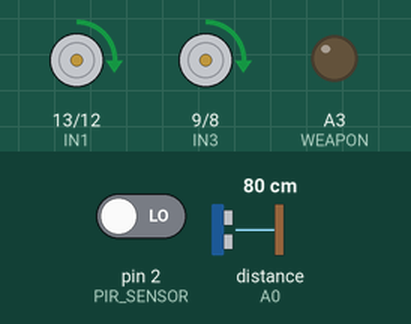
This sketch was run on a simulated Arduino Uno, built with avr-gcc and run on an emulated ATmega328P. On the bench: motor-driver pin pairs drawn as motors (green arrow = first pin HIGH = forward, orange = second pin HIGH = backward, longer = more drive, scaled by the enable pin), output pins drawn as LEDs (lit = HIGH). Wiring (inferred from the names in the program): ultrasonic range finder: trigger A0; echo A0. The test bench sets the inputs (shaded band); at power-on: distance to the obstacle (sensor on A0) 80 cm, pin 2 (PIR_SENSOR) LOW. The echo pulse lasts 58.3 µs per cm.

Above: at 1.2 s.
1.3 s: distance to the obstacle (sensor on A0) set to 2 cm
At 2.4 s:
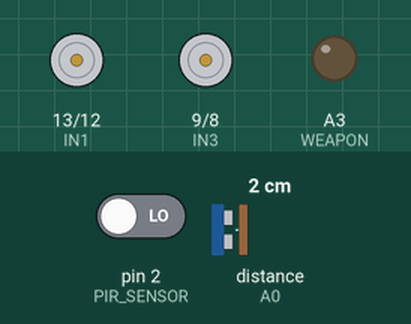
2.8 s: pin 2 (PIR_SENSOR) driven HIGH
4.3 s: distance to the obstacle (sensor on A0) set to 10 cm
5.8 s: distance to the obstacle (sensor on A0) set to 13 cm
At 7.0 s:
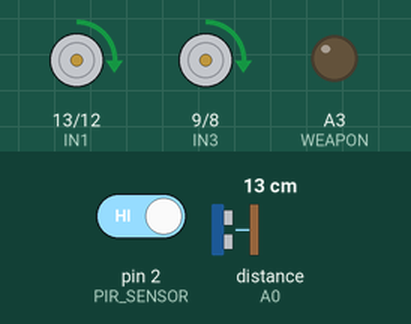
7.3 s: distance to the obstacle (sensor on A0) set to 120 cm
At 8.3 s:
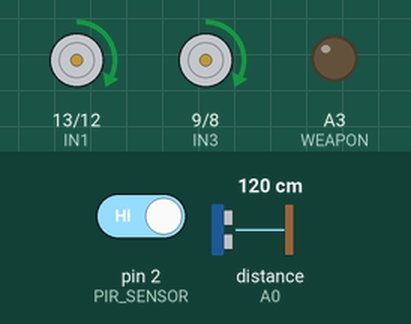
8.8 s: distance to the obstacle (sensor on A0) set to 250 cm
At 9.8 s:
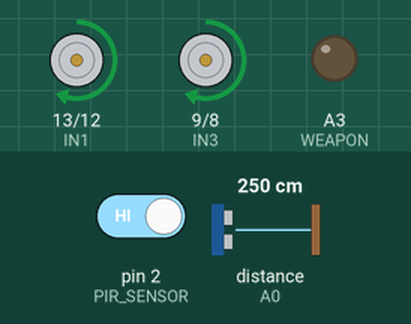
Timing chart, 0 to 11.3 s (numbered marks = the images above; inputs shaded):
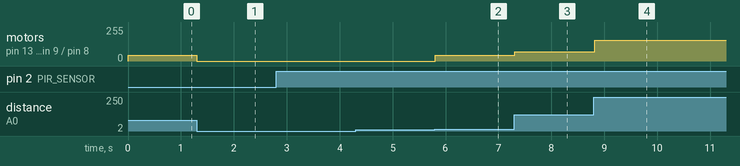

Measured:
- the behaviour switches between 11 and 12 cm on distance to the obstacle (sensor on A0) (found by bisection; images 1 and 2)
- after the input at 1.3 s, motor on pin 13 (IN1) / pin 12 (IN2), motor on pin 9 (IN3) / pin 8 (IN4): forward 44/255 → stopped at once
- after the input at 4.3 s, every drawn part: stays the same
- after the input at 5.8 s, motor on pin 13 (IN1) / pin 12 (IN2), motor on pin 9 (IN3) / pin 8 (IN4): stopped → forward 44/255 at once
- after the input at 7.3 s, motor on pin 13 (IN1) / pin 12 (IN2), motor on pin 9 (IN3) / pin 8 (IN4): forward 44/255 → forward 70/255 at once
- after the input at 8.8 s, motor on pin 13 (IN1) / pin 12 (IN2), motor on pin 9 (IN3) / pin 8 (IN4): forward 70/255 → forward 154/255 at once

The sketch:

TASK_4_1.ino
```cpp
#define SAFETY_DISTANCE 10

const int EN_A = 11;  // Motor A speed (PWM)
const int IN1  = 13;  // Motor A direction 1
const int IN2  = 12;  // Motor A direction 2

const int EN_B = 10;  // Motor B speed (PWM)
const int IN3  = 9;   // Motor B direction 1
const int IN4  = 8;   // Motor B direction 2

const int DIST_SENSOR = A0;  // Ultrasonic sensor pin
const int PIR_SENSOR = 2;
const int WEAPON = A3 ;

float distance;
long duration;
int motors_speed;

volatile int motion ;

void firing(){
  motion = digitalRead(PIR_SENSOR) ;
  if (motion)
    digitalWrite(WEAPON,HIGH);
  else
    digitalWrite(WEAPON,LOW);
}

void setup() {
  Serial.begin(9600);
  // Set motor pins as OUTPUT
  pinMode(EN_A, OUTPUT);
  pinMode(IN1, OUTPUT);
  pinMode(IN2, OUTPUT);

  pinMode(EN_B, OUTPUT);
  pinMode(IN3, OUTPUT);
  pinMode(IN4, OUTPUT);

  pinMode (WEAPON , OUTPUT);
  attachInterrupt(digitalPinToInterrupt(PIR_SENSOR), firing, HIGH);
}

void loop() {

  digitalWrite(WEAPON, LOW) ;
  // === Distance Measurement ===
  pinMode(DIST_SENSOR, OUTPUT);
  digitalWrite(DIST_SENSOR, LOW);
  delayMicroseconds(2);
  digitalWrite(DIST_SENSOR, HIGH);
  delayMicroseconds(10);
  digitalWrite(DIST_SENSOR, LOW);

  pinMode(DIST_SENSOR, INPUT);
  duration = pulseIn(DIST_SENSOR, HIGH);
  distance = (duration * 0.03468) / 2.0;
  distance = constrain(distance,0,400) ;
  //Serial.print("DISTANCE IN CMMM IS");
  //Serial.println(distance);

  // === Set Direction: Forward ===
  digitalWrite(IN1, HIGH);
  digitalWrite(IN2, LOW);
  digitalWrite(IN3, HIGH);
  digitalWrite(IN4, LOW);


  // === Set Speed ===
  motors_speed  = ((distance - SAFETY_DISTANCE) / 400.0) * 255 ;
  if (motors_speed < 0 ) motors_speed = 0 ;
  analogWrite(EN_A,motors_speed);
  analogWrite(EN_B,motors_speed);

  digitalWrite(WEAPON, LOW) ;
}
```
